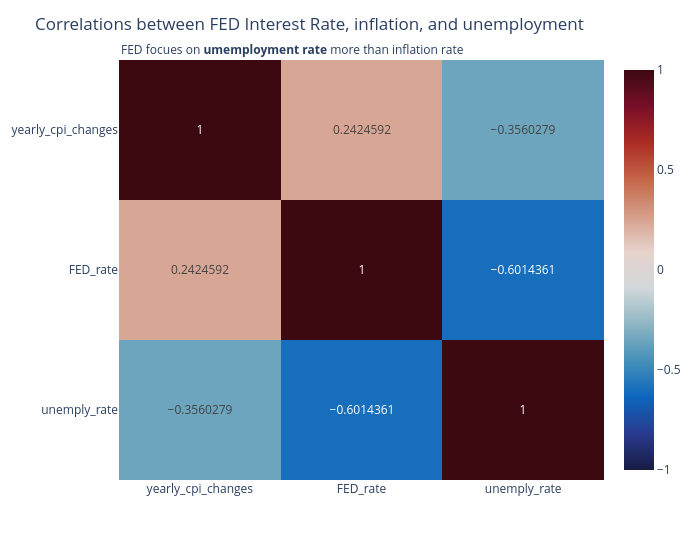

Notebook code for this chart:
### Markdown cell above
Figure 4: Average rate distribution between inflation rate and unemployment rate.

### Code cell
df_corr = df_filtered[['yearly_cpi_changes', 'FED_rate', 'unemply_rate']].corr()
fig = px.imshow(df_corr,
          text_auto=True,
          color_continuous_scale='balance',
          zmin=-1, zmax=1,
          aspect="auto"
)
fig.update_layout(width = 700,
                  title='Correlations between FED Interest Rate, inflation, and unemployment')

fig.add_annotation(
    x=0, y=1.05,
    text='FED focues on <b>umemployment rate</b> more than inflation rate',
    showarrow=False,
    xref='paper',
    yref='paper'
)

### Figure 1 — Plotly figure (JSON) as saved in the notebook; plotly's stock layout.template omitted (floating-point values rounded to 4 significant figures)
{"data": [{"coloraxis": "coloraxis", "hovertemplate": "x: %{x}<br>y: %{y}<br>color: %{z}<extra></extra>", "name": "0", "texttemplate": "%{z}", "type": "heatmap", "x": ["yearly_cpi_changes", "FED_rate", "unemply_rate"], "xaxis": "x", "y": ["yearly_cpi_changes", "FED_rate", "unemply_rate"], "yaxis": "y", "z": [[1.0, 0.2425, -0.356], [0.2425, 1.0, -0.6014], [-0.356, -0.6014, 1.0]]}], "layout": {"annotations": [{"showarrow": false, "text": "FED focues on <b>umemployment rate</b> more than inflation rate", "x": 0, "xref": "paper", "y": 1.05, "yref": "paper"}], "coloraxis": {"cmax": 1, "cmin": -1, "colorscale": [[0, "rgb(23, 28, 66)"], [0.09091, "rgb(41, 58, 143)"], [0.1818, "rgb(11, 102, 189)"], [0.2727, "rgb(69, 144, 185)"], [0.3636, "rgb(142, 181, 194)"], [0.4545, "rgb(210, 216, 219)"], [0.5455, "rgb(230, 210, 204)"], [0.6364, "rgb(213, 157, 137)"], [0.7273, "rgb(196, 101, 72)"], [0.8182, "rgb(172, 43, 36)"], [0.9091, "rgb(120, 14, 40)"], [1, "rgb(60, 9, 17)"]]}, "margin": {"t": 60}, "title": {"text": "Correlations between FED Interest Rate, inflation, and unemployment"}, "width": 700, "xaxis": {"anchor": "y", "domain": [0, 1]}, "yaxis": {"anchor": "x", "autorange": "reversed", "domain": [0, 1]}}}
